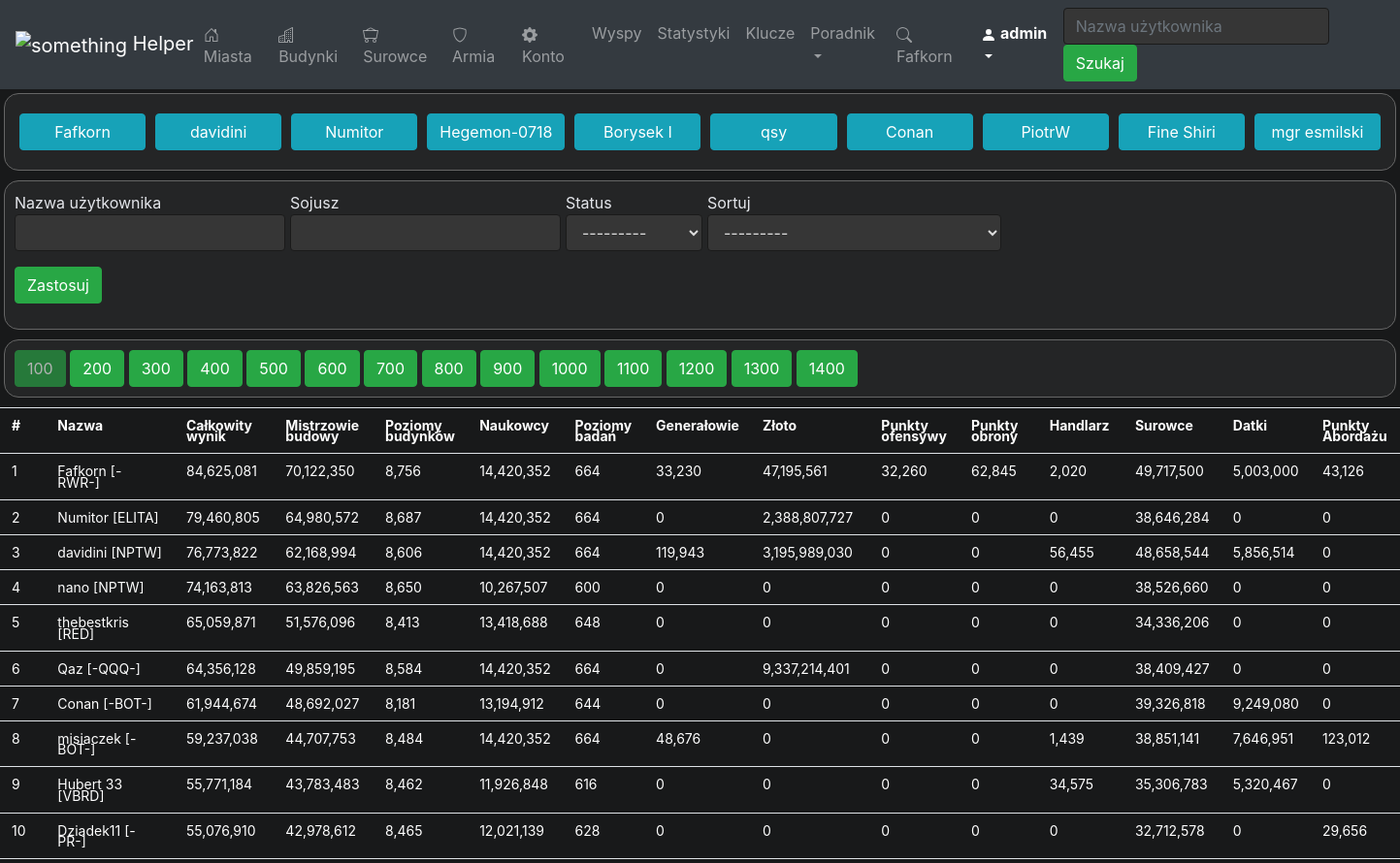
Page /users/ (signed in, upper part) on the earlier database version.
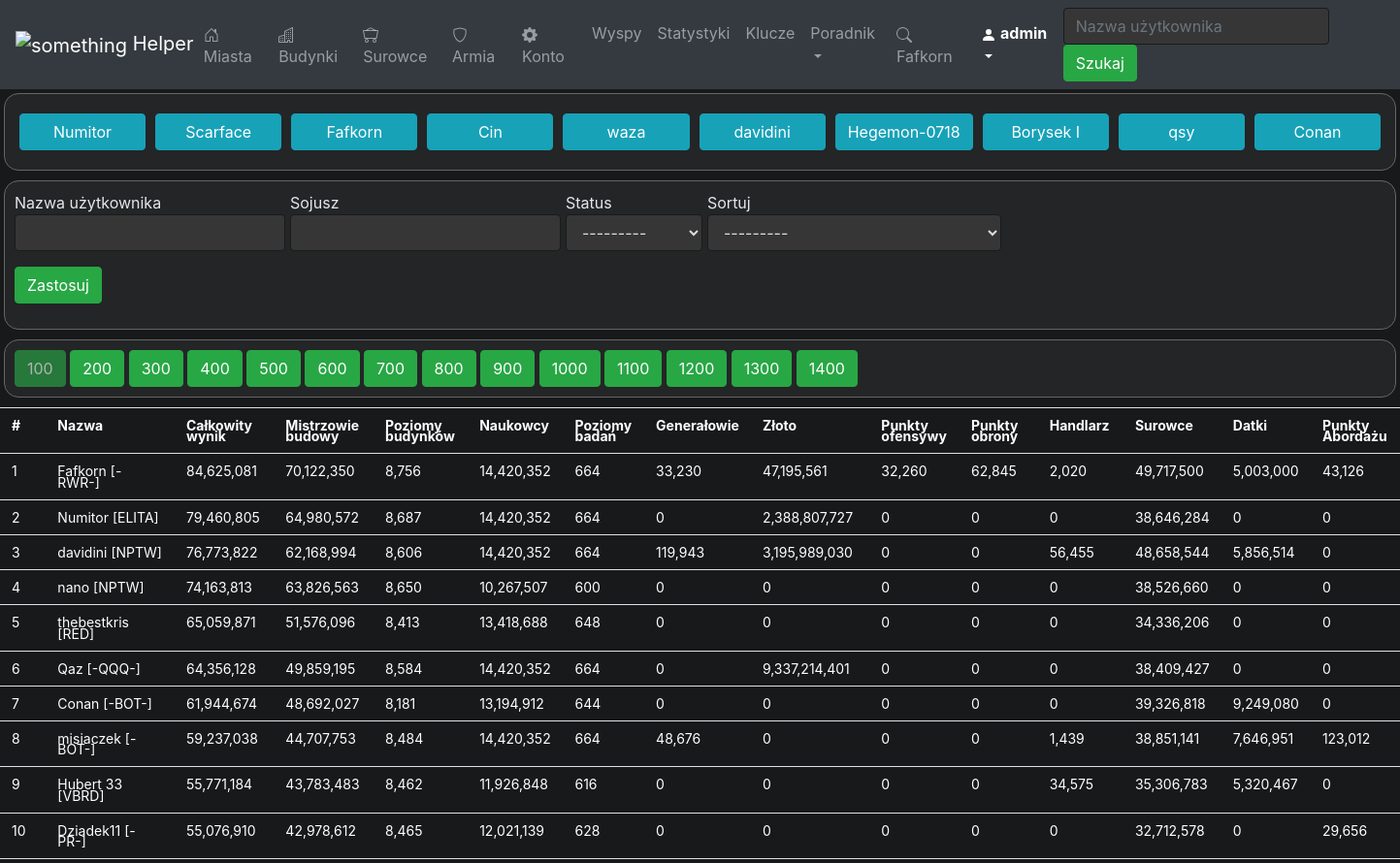
Same page on the later database version.
### mysite/helper/models.py (models this page shows, shortened)
class User(models.Model):
    user_name = models.CharField(max_length=50)
    user_status = models.ForeignKey(UserStatus, on_delete=models.SET_NULL, default=None, null=True)
    shipping_future = models.IntegerField(default=0)
    economy_future = models.IntegerField(default=0)
    science_future = models.IntegerField(default=0)
    military_future = models.IntegerField(default=0)
    score = models.IntegerField(default=0)
    master_builders = models.IntegerField(default=0)
    building_levels = models.IntegerField(default=0)
    scientists = models.IntegerField(default=0)
    research_level = models.IntegerField(default=0)
    generals = models.IntegerField(default=0)
    gold = models.BigIntegerField(default=0)
    offensive = models.IntegerField(default=0)
    defensive = models.IntegerField(default=0)
    trading = models.IntegerField(default=0)
    resources = models.IntegerField(default=0)
    donations = models.IntegerField(default=0)
    piracy = models.IntegerField(default=0)
    alliance = models.CharField(max_length=50, default='', null=True)
    last_visit = models.DateTimeField(default=datetime(2015, 10, 9, 23, 55, 59, 342380))

### mysite/helper/views/users.py (the view)
# urls.py: path('users/', users.get_users, name='users'),
@login_required(login_url='helper:login')
def get_users(request):
    connected_user = DefaultUsersConnection.objects.filter(auth_user=request.user.id)
    user = connected_user[0] if connected_user else User.objects.get(pk=1)
    visited_users = User.objects.order_by('last_visit').reverse()[:10]
    my_filter = UserFilter(request.GET, queryset=User.objects.order_by('score').reverse())
    user_name = request.GET.get('user_name', '')
    alliance = request.GET.get('alliance', '')
    user_status = request.GET.get('user_status', '')
    order_by = request.GET.get('order_by', '')
    users_list = my_filter.qs
    results_on_page = 100
    paginator = Paginator(users_list, results_on_page)
    page_num = request.GET.get('page', 1)
    page = paginator.page(page_num)
    has_pages = math.ceil(users_list.count() / results_on_page)
    buttons = []
    for i, val in enumerate(range(has_pages)):
        buttons.append([int((i+1)*results_on_page), int(i+1)])
    context = {'users_list': page,
               'user': user,
               'my_filter': my_filter,
               'user_name': user_name,
               'alliance': alliance,
               'user_status': user_status,
               'order_by': order_by,
               'visited_users': visited_users,
               'buttons': buttons, 'page_num': int(page_num),
               'nav_active': 'users',
               'title': 'Użytkownicy'
               }
    return render(request, 'helper/users.html', context)

### mysite/helper/models.py (called while the page is built)
    def __str__(self):
        return self.user_status_name

### mysite/helper/templatetags/helper_extras.py (called while the page is built)
@register.filter
def get_pos(position, page_num):
    try:
        return int(page_num-1) * 100 + int(position)
    except (ValueError, ZeroDivisionError):
        return None

@register.filter
def number_commas(number):
    return re.sub("(\d)(?=(\d{3})+(?!\d))", r"\1,", "%d" % number)

### mysite/helper/templates/helper/users.html (shortened to what the changed rows need)
{% extends "base.html" %}
{% load static %}
{% load crispy_forms_tags %}
{% block head %}
        <link rel="stylesheet" type="text/css" href="{% static 'helper/users.css' %}">
        {% load helper_extras %}
{% endblock %}
{% block content %}
        {% load widget_tweaks %}
        {% include "helper/navigation.html" %}
        <div class="tile">
            <div class="row visited-users-div">
                {% for user in visited_users %}
                    <a class="btn btn-info btn-visit" href="{% url 'helper:user_towns' user.id %}">{{user.user_name}}</a>
                {% endfor %}
            </div>
        </div>
        <div class="page-div">
            <div>
                {% if buttons %}
                {% for button in buttons %}
                    <a href="{% url 'helper:users' %}?page={{button.1}}&user_name={{user_name}}&alliance={{alliance}}&user_status={{user_status}}&order_by={{order_by}}" class="btn btn-success  {% if button.1 == page_num %} disabled {% endif %}">{{button.0}}</a>
                {% endfor %}
                {% else %}
                <h5>Nie znaleziono graczy</h5>
                {% endif %}
            </div>
        </div>
        <div class="users-div">
            {% if users_list %}
                <table class="table">
                    <tr>
                        <th>#</th>
                        <th>Nazwa</th>
                        <th>Całkowity wynik</th>
                        <th>Mistrzowie budowy</th>
                        <th>Poziomy budynków</th>
                        <th>Naukowcy</th>
                        <th>Poziomy badań</th>
                        <th>Generałowie</th>
                        <th>Złoto</th>
                        <th>Punkty ofensywy</th>
                        <th>Punkty obrony</th>
                        <th>Handlarz</th>
                        <th>Surowce</th>
                        <th>Datki</th>
                        <th>Punkty Abordażu</th>
                    </tr>
                    {% for user in users_list %}
                        <tr class="{% ifequal user.user_status.id 2 %} inactive-player {% endifequal%} {% ifequal user.user_status.id 3 %} deleted-player {% endifequal%}">
                            <td>{{forloop.counter|get_pos:page_num }}</td>
                            <td><a class="player-a" href="{% url 'helper:user_towns' user.id %}">
                                {{ user.user_name }}
                                {% if user.alliance %}
                                    [{{user.alliance}}]
                                {% endif %}
                            </a></td>
                            <td>{{user.score|number_commas}}</td>
                            <td>{{user.master_builders|number_commas}}</td>
                            <td>{{user.building_levels|number_commas}}</td>
                            <td>{{user.scientists|number_commas}}</td>
                            <td>{{user.research_level|number_commas}}</td>
                            <td>{{user.generals|number_commas}}</td>
                            <td>{{user.gold|number_commas}}</td>
                            <td>{{user.offensive|number_commas}}</td>
                            <td>{{user.defensive|number_commas}}</td>
                            <td>{{user.trading|number_commas}}</td>
                            <td>{{user.resources|number_commas}}</td>
                            <td>{{user.donations|number_commas}}</td>
                            <td>{{user.piracy|number_commas}}</td>
                        </tr>
                    {% endfor %}
                </table>
            {% endif %}
        </div>
{% endblock %}

### mysite/helper/templates/helper/navigation.html (shortened to what this page needs)
{% load widget_tweaks %}
{% load static %}
<nav class="navbar navbar-expand-lg navbar-dark bg-dark">
        <a class="navbar-brand" href="{% url 'helper:users' %}">
            <img style="margin: 0px;" src="{% static "helper/icons/icon.png" %}" alt="something" width="30px" height="30" >
            Helper
        </a>
        <ul class="navbar-nav mr-auto">
            <li class="nav-item {% if nav_active == 'user_towns' %}active{% endif %}">
                <a class="nav-link" href="{% url 'helper:user_towns' user.id %}">
                    Miasta
                </a>
            </li>
            <li class="nav-item {% if nav_active == 'user_buildings' %}active{% endif %}">
                <a class="nav-link" href="{% url 'helper:user_buildings' user.id %}">
                    Budynki
                </a>
            </li>
            <li class="nav-item {% if nav_active == 'user_resources' %}active{% endif %}">
                <a class="nav-link" href="{% url 'helper:user_resources' user.id %}">
                    Surowce
                </a>
            </li>
            <li class="nav-item {% if nav_active == 'user_army' %}active{% endif %}">
                <a class="nav-link" href="{% url 'helper:user_army' user.id %}">
                    Armia
                </a>
            </li>
            <li class="nav-item {% if nav_active == 'user_account' %}active{% endif %}" >
                <a class="nav-link" href="{% url 'helper:user_account' user.id %}">
                    Konto
                </a>
            </li>
            <li class="nav-item {% if nav_active == 'islands' %}active{% endif %}">
                <a class="nav-link" href="{% url 'helper:islands' user.id %}">
                    Wyspy
                </a>
            </li>
            <li class="nav-item {% if nav_active == 'statistics' %}active{% endif %}">
                <a class="nav-link" href="{% url 'helper:statistics' user.id %}">
                    Statystyki
                </a>
            </li>
            {% if request.user.is_staff %}
                <li class="nav-item {% if nav_active == 'key_manager' %}active{% endif %}">
                    <a class="nav-link" href="{% url 'helper:key_manager' %}">
                        Klucze
                    </a>
                </li>
            {% endif %}
            <li class="nav-item dropdown  {% if nav_active == 'guide' %}active{% endif %}" >
                <a class="nav-link dropdown-toggle" href="#" id="navbarDropdown" role="button" data-toggle="dropdown" aria-haspopup="true" aria-expanded="false">
                  Poradnik
                </a>
            </li>
        </ul>
        <ul class="navbar-nav ml-auto">
            <li class="nav-item">
                <a class="nav-link inactive" href="">
                    {{user.user_name}}
                </a>
            </li>
            <li class="nav-item dropdown active">
                <a class="nav-link dropdown-toggle" href="#" id="userDropdown" data-toggle="dropdown" aria-haspopup="true" aria-expanded="false">
                    <svg width="1em" height="1em" viewBox="0 0 16 16" class="bi bi-person-fill" fill="currentColor" xmlns="http://www.w3.org/2000/svg">
                        <path fill-rule="evenodd" d="M3 14s-1 0-1-1 1-4 6-4 6 3 6 4-1 1-1 1H3zm5-6a3 3 0 1 0 0-6 3 3 0 0 0 0 6z"/>
                    </svg>
                    {{request.user}}
                </a>
            </li>
        </ul>
        <form class="form-inline my-2 my-lg-0" action="{% url 'helper:users'%}" method="get">
            <input type="search" class="form-control mr-sm-2" name="user_name" placeholder="Nazwa użytkownika">
            <button type="submit" class="btn btn-success btn-action">Szukaj</button>
        </form>
    </nav>

Differences in the rows shown:
no longer on this page (row unchanged): User: user_name "PiotrW"
no longer on this page (row unchanged): User: user_name "Fine Shiri"
no longer on this page (row unchanged): User: user_name "mgr esmilski"
changed User "Numitor": moves up the list
now on this page (row edited): User: user_name "Scarface"
now on this page (row edited): User: user_name "Cin"
now on this page (row edited): User: user_name "waza"
